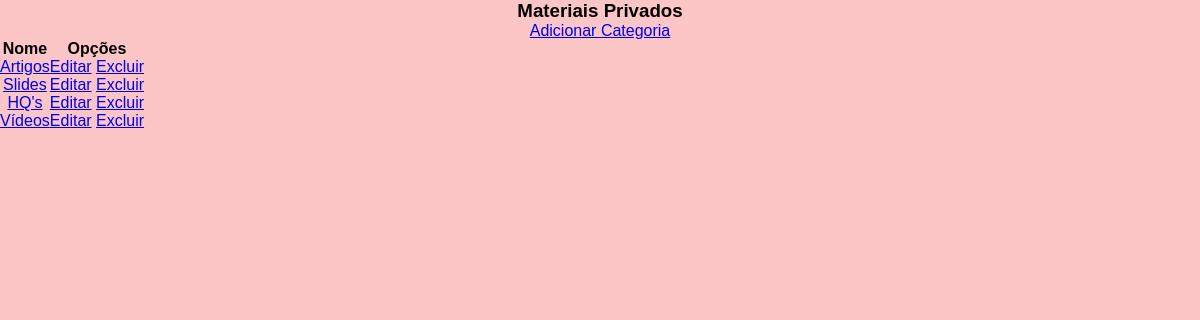
The page /listar/categorias on the database as committed earlier.
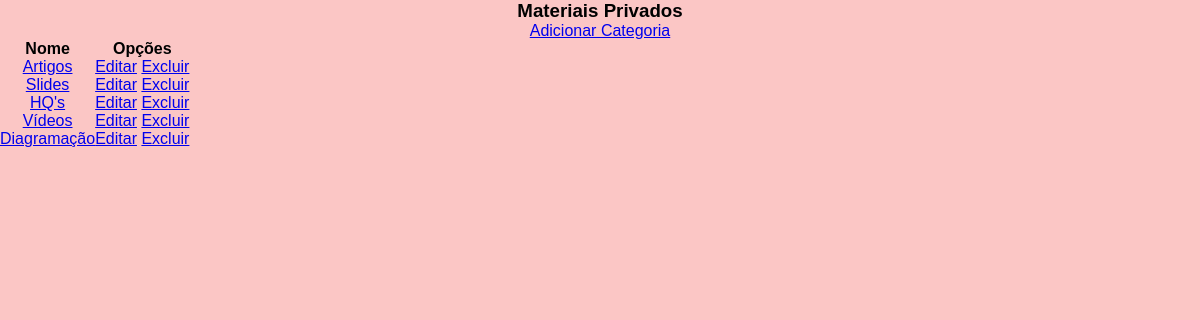
The same page on the database as committed later.
### materiais/models.py (models this page shows, shortened)
class Categoria(models.Model):
    nome = models.CharField(max_length=50)

### materiais/views.py (the view)
# urls.py: path('listar/categorias', CategoriaList.as_view(), name='listar-categorias'),
class CategoriaList(ListView):
    model = Categoria
    template_name = 'materiais/listas/categoria.html'

### materiais/templates/materiais/listas/categoria.html (shortened to what this page needs)
{% extends 'paginas/base.html' %}
{% load static %}
{% block conteudo %}
<h3>Materiais Privados</h3>
<a href="{% url 'criar-categoria' %}">Adicionar Categoria</a>
<table>
    <tr>
        <th>Nome</th>
        <th>Opções</th>
    </tr>
    {% for categoria in object_list %}
    <tr>
        <td>
            <a href="{% url 'listar-arquivos' %}">{{ categoria.nome }}</a>
        </td>
        <td>
            <a href="{% url 'editar-categoria' categoria.pk %}">Editar</a>
            <a href="{% url 'excluir-categoria' categoria.pk %}">Excluir</a>
        </td>
    </tr>
    {% empty %}
    <tr>
        <td>Nenhum campo registrado.</td>
    </tr>
    {% endfor %}
</table>
{% endblock %}

Rows that differ between the two databases and show on the page:
added Categoria: nome "Diagramação"
